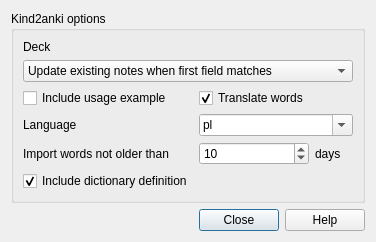
<?xml version="1.0" encoding="UTF-8"?>
<!-- generate the UI like so after installing pyqt5 - `pyuic5 \-\-import-from=widgets -x kind2anki_ui.ui > kind2anki_ui.py` -->
<ui version="4.0">
 <class>kind2ankiDialog</class>
 <widget class="QDialog" name="kind2ankiDialog">
  <property name="geometry">
   <rect>
    <x>0</x>
    <y>0</y>
    <width>376</width>
    <height>199</height>
   </rect>
  </property>
  <property name="windowTitle">
   <string>Import</string>
  </property>
  <layout class="QVBoxLayout">
   <item>
    <widget class="QGroupBox" name="groupBox">
     <property name="title">
      <string>Kind2anki options</string>
     </property>
     <layout class="QVBoxLayout" name="toplayout">
      <item>
       <layout class="QGridLayout" name="gridLayout_2">
        <property name="sizeConstraint">
         <enum>QLayout::SetFixedSize</enum>
        </property>
        <item row="0" column="1">
         <widget class="QWidget" name="deckArea" native="true"/>
        </item>
        <item row="0" column="0">
         <widget class="QLabel" name="label_2">
          <property name="text">
           <string>Deck</string>
          </property>
         </widget>
        </item>
       </layout>
      </item>
      <item>
       <widget class="QComboBox" name="importMode">
        <item>
         <property name="text">
          <string>Update existing notes when first field matches</string>
         </property>
        </item>
        <item>
         <property name="text">
          <string>Ignore lines where first field matches existing note</string>
         </property>
        </item>
        <item>
         <property name="text">
          <string>Import even if existing note has same first field</string>
         </property>
        </item>
       </widget>
      </item>
      <item>
       <layout class="QGridLayout" name="gridLayout">
        <item row="1" column="0">
         <widget class="QLabel" name="label">
          <property name="sizePolicy">
           <sizepolicy hsizetype="Preferred" vsizetype="Preferred">
            <horstretch>0</horstretch>
            <verstretch>0</verstretch>
           </sizepolicy>
          </property>
          <property name="text">
           <string>Language</string>
          </property>
         </widget>
        </item>
        <item row="0" column="0">
         <widget class="QCheckBox" name="includeUsage">
          <property name="text">
           <string>Include usage example</string>
          </property>
         </widget>
        </item>
        <item row="2" column="0">
         <widget class="QLabel" name="label_3">
          <property name="minimumSize">
           <size>
            <width>169</width>
            <height>0</height>
           </size>
          </property>
          <property name="text">
           <string>Import words not older than</string>
          </property>
         </widget>
        </item>
        <item row="2" column="1">
         <widget class="QSpinBox" name="importDays">
          <property name="minimum">
           <number>1</number>
          </property>
          <property name="maximum">
           <number>1000</number>
          </property>
          <property name="value">
           <number>10</number>
          </property>
         </widget>
        </item>
        <item row="2" column="2">
         <widget class="QLabel" name="label_4">
          <property name="text">
           <string>days</string>
          </property>
         </widget>
        </item>
        <item row="1" column="1" colspan="2">
         <widget class="QComboBox" name="languageSelect">
          <property name="sizePolicy">
           <sizepolicy hsizetype="Preferred" vsizetype="Preferred">
            <horstretch>0</horstretch>
            <verstretch>0</verstretch>
           </sizepolicy>
          </property>
          <property name="toolTipDuration">
           <number>-6</number>
          </property>
          <property name="editable">
           <bool>true</bool>
          </property>
          <property name="currentText">
           <string>pl</string>
          </property>
          <property name="currentIndex">
           <number>0</number>
          </property>
          <item>
           <property name="text">
            <string>pl</string>
           </property>
          </item>
          <item>
           <property name="text">
            <string>de</string>
           </property>
          </item>
          <item>
           <property name="text">
            <string>lt</string>
           </property>
          </item>
          <item>
           <property name="text">
            <string>pt</string>
           </property>
          </item>
          <item>
           <property name="text">
            <string>en</string>
           </property>
          </item>
          <item>
           <property name="text">
            <string>es</string>
           </property>
          </item>
         </widget>
        </item>
        <item row="0" column="1">
         <widget class="QCheckBox" name="doTranslate">
          <property name="text">
           <string>Translate words</string>
          </property>
          <property name="checked">
           <bool>true</bool>
          </property>
         </widget>
        </item>
        <item row="3" column="0">
         <widget class="QCheckBox" name="includeDictionary">
          <property name="text">
           <string>Include dictionary definition</string>
          </property>
          <property name="checked">
           <bool>true</bool>
          </property>
         </widget>
        </item>
       </layout>
      </item>
     </layout>
    </widget>
   </item>
   <item>
    <widget class="QDialogButtonBox" name="buttonBox">
     <property name="orientation">
      <enum>Qt::Horizontal</enum>
     </property>
     <property name="standardButtons">
      <set>QDialogButtonBox::Close|QDialogButtonBox::Help</set>
     </property>
    </widget>
   </item>
  </layout>
 </widget>
 <tabstops>
  <tabstop>buttonBox</tabstop>
 </tabstops>
 <resources/>
 <connections>
  <connection>
   <sender>buttonBox</sender>
   <signal>accepted()</signal>
   <receiver>kind2ankiDialog</receiver>
   <slot>accept()</slot>
   <hints>
    <hint type="sourcelabel">
     <x>248</x>
     <y>254</y>
    </hint>
    <hint type="destinationlabel">
     <x>157</x>
     <y>274</y>
    </hint>
   </hints>
  </connection>
  <connection>
   <sender>buttonBox</sender>
   <signal>rejected()</signal>
   <receiver>kind2ankiDialog</receiver>
   <slot>reject()</slot>
   <hints>
    <hint type="sourcelabel">
     <x>316</x>
     <y>260</y>
    </hint>
    <hint type="destinationlabel">
     <x>286</x>
     <y>274</y>
    </hint>
   </hints>
  </connection>
 </connections>
</ui>
